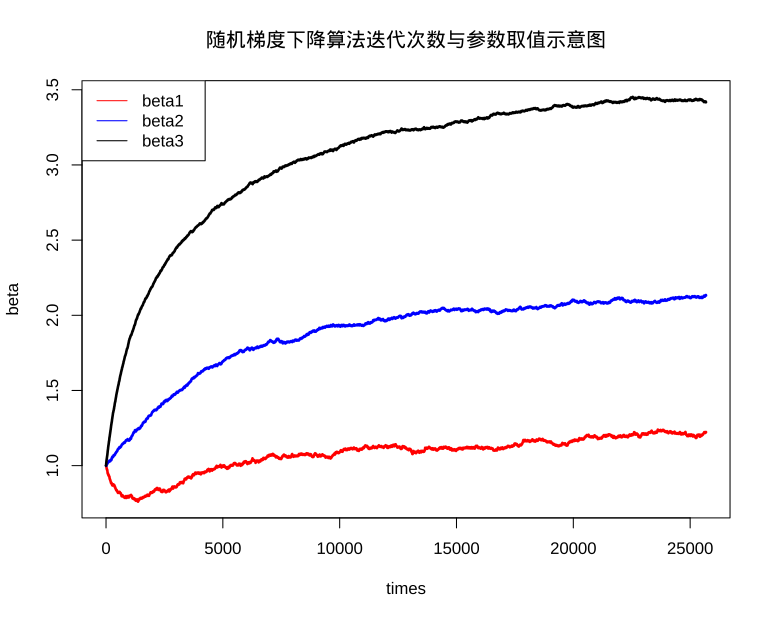

Reproduce this figure in R.
#随机梯度下降算法
library("showtext")
showtext.auto(enable = TRUE)
#定义逻辑回归对数似然函数的一阶导数
#index为参与求和的数据行号
gx=function(total,beta,index){
    #debug(gx)
    temp1=total$Y[index]-1+(exp(-(beta[1]+beta[2]*total$X1[index]+beta[3]*total$X2[index]))/(1+exp(-(beta[1]+beta[2]*total$X1[index]+beta[3]*total$X2[index]))))
    temp2=rbind(rep(1,length(total$X1[index])),total$X1[index],total$X2[index])
    out=temp2%*%temp1#这个计算？？temp1为1*100，temp2为3*100
  return(out)
}
set.seed(123)
n = 1000
x1 = rnorm(n)
x2 = rnorm(n)
y = rbinom(n,1,plogis(1+2*x1+3*x2))
total=data.frame(Y=y,X1=x1,X2=x2)
beta0=matrix(c(1,0,1))
beta1=c(beta0[1])
beta2=c(beta0[2])
beta3=c(beta0[3])
beta1_f=c()
beta2_f=c()
beta3_f=c()
times=0
all_times=c(0)
alpha=0.001
s=10#每个batch里的数据量
#进行m轮epoch
m=65
for(i in 1:m){
  for(j in 1:n/s){
    index=seq(1+(j-1)*s:j*s)
    beta_new=beta0+alpha*gx(total,beta0,index)
    beta1=c(beta1,beta_new[1])
    beta2=c(beta2,beta_new[2])
    beta3=c(beta3,beta_new[3])
    beta0=beta_new
    times=times+1
    all_times=c(all_times,times)
    if(times>=60000){
      beta1_f=c(beta1_f,beta_new[1])
      beta2_f=c(beta2_f,beta_new[2])
      beta3_f=c(beta3_f,beta_new[3])
    }
  }
  total=total[sample(nrow(total)),c('Y','X1','X2')]
} 
beta_final=matrix(c(mean(beta1_f),mean(beta2_f),mean(beta3_f)))
print(beta_final)
#绘制收敛曲线
plot(all_times,beta1,type="l",col="red",xlab="times",ylab="beta",ylim=c(min(min(beta1),min(beta2),min(beta3)),max(max(beta1),max(beta2),max(beta3))),main='随机梯度下降算法迭代次数与参数取值示意图',lwd=2.5)
points(all_times,beta2,type="l",col="blue",xlab="times",ylab="beta2",lwd=2.5)
points(all_times,beta3,type="l",col="black",xlab="times",ylab="beta3",lwd=2.5)
legend('topleft',c("beta1","beta2","beta3"),col=c("red","blue","black"),lty=1)
